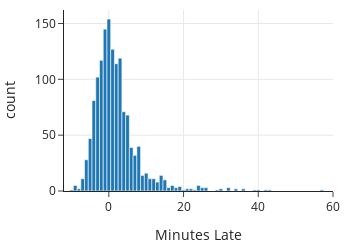

The cell this chart's notebook holds for it:
### Markdown cell above
The `minutes_late` column in the data table records how late each bus was.
Notice that some of the times are negative, which means that the bus arrived
early. Let's plot a histogram of the minutes each bus is late.

### Code cell
fig = px.histogram(times, x='minutes_late', width=350, height=250)
fig.update_xaxes(range=[-12, 60], title_text='Minutes Late')

### Figure 1 — Plotly figure (JSON) as saved in the notebook; plotly's stock layout.template omitted (floating-point values rounded to 4 significant figures; data arrays with more than 128 entries replaced by an {"elided": "..."} marker saying what was removed)
{"data": [{"alignmentgroup": "True", "bingroup": "x", "hovertemplate": "minutes_late=%{x}<br>count=%{y}<extra></extra>", "legendgroup": "", "marker": {"color": "#1F77B4", "pattern": {"shape": ""}}, "name": "", "offsetgroup": "", "orientation": "v", "showlegend": false, "type": "histogram", "x": {"elided": "1434 float values"}, "xaxis": "x", "yaxis": "y"}], "layout": {"barmode": "relative", "height": 250, "legend": {"tracegroupgap": 0}, "width": 350, "xaxis": {"anchor": "y", "domain": [0, 1], "range": [-12, 60], "title": {"text": "Minutes Late"}, "type": "linear"}, "yaxis": {"anchor": "x", "autorange": true, "domain": [0, 1], "range": [0, 162.1], "title": {"text": "count"}}}}
